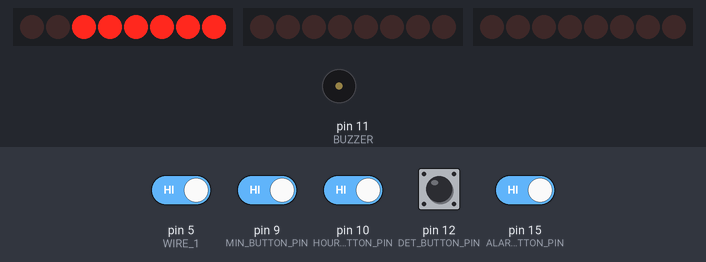
A sketch run on a simulated Arduino Uno, built with avr-gcc and run on an emulated ATmega328P. Parts: 3 × 8 shift-register outputs drawn as a row of LEDs (first output left, lit = HIGH), buzzer (waves = sounding). Wiring (inferred from the names in the program): 3 × shift register (74HC595): data pin 4, shift clock pin 2, latch pin 3 / data pin 17, shift clock pin 19 / data pin 18, shift clock pin 16. Wiring (inferred from the signals the program sends): 3 × row of LEDs: on Q0, Q1, Q2, Q3, Q4, Q5, Q6, Q7 / on Q0, Q1, Q2, Q3, Q4, Q5, Q6, Q7 / on Q0, Q1, Q2, Q3, Q4, Q5, Q6, Q7. Inputs (shaded band) come from the test bench; at power-on: pin 5 (WIRE_1), pin 9 (MIN_BUTTON_PIN), pin 10 (HOUR_BUTTON_PIN), pin 12 (DET_BUTTON_PIN), pin 15 (ALARM_BUTTON_PIN) HIGH. Random numbers use the default seed unless the sketch sets one; EEPROM starts erased.

Above: at 1.2 s.
1.3 s: pin 12 (DET_BUTTON_PIN) pulled LOW for 0.15 s
At 1.71 s:
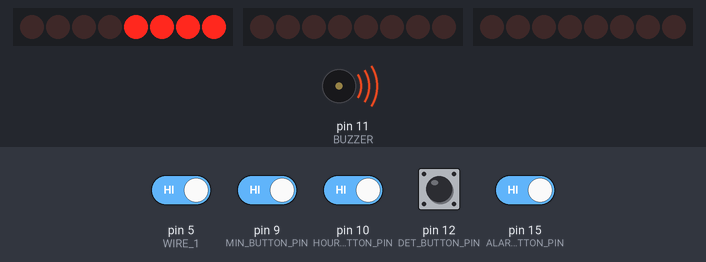
2.0 s: pin 5 (WIRE_1) driven LOW and pin 9 (MIN_BUTTON_PIN) driven LOW and pin 10 (HOUR_BUTTON_PIN) driven LOW and pin 12 (DET_BUTTON_PIN) driven LOW and pin 15 (ALARM_BUTTON_PIN) driven LOW
At 4.4 s:
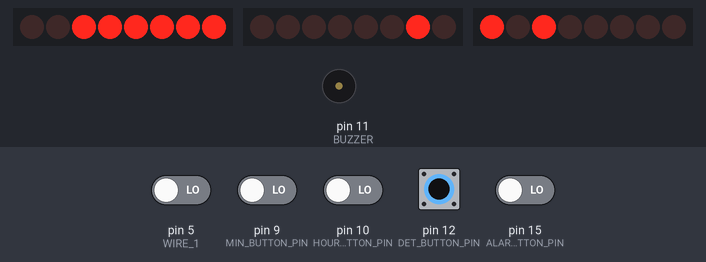
4.5 s: pin 10 (HOUR_BUTTON_PIN) driven HIGH
At 5.81 s:
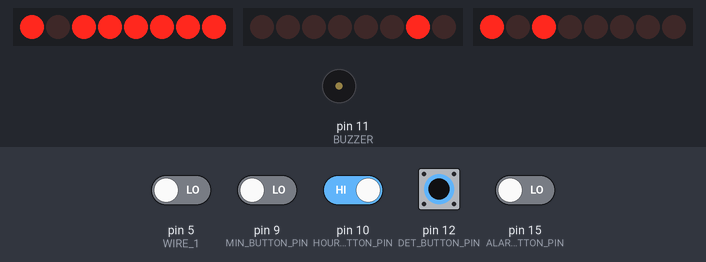
7.5 s: pin 10 (HOUR_BUTTON_PIN) driven LOW
At 10.1 s:
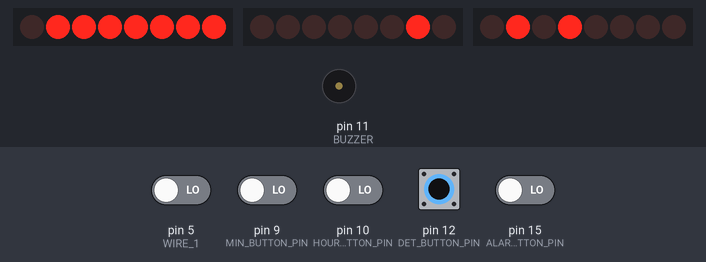
10.5 s: pin 15 (ALARM_BUTTON_PIN) driven HIGH
At 12.71 s:
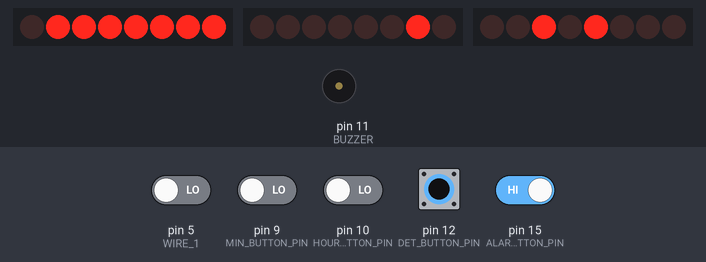
12.8 s: pin 9 (MIN_BUTTON_PIN) driven HIGH
At 13.03 s:
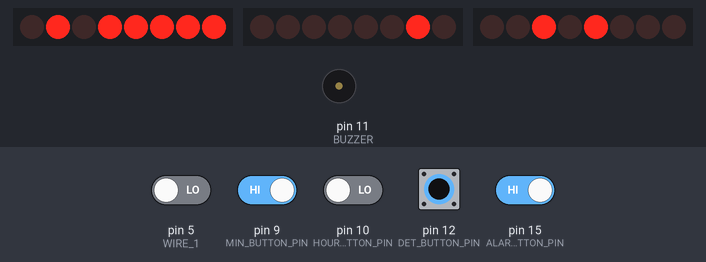
Timing chart, 0 to 16.8 s (numbered marks = the images above; inputs shaded):
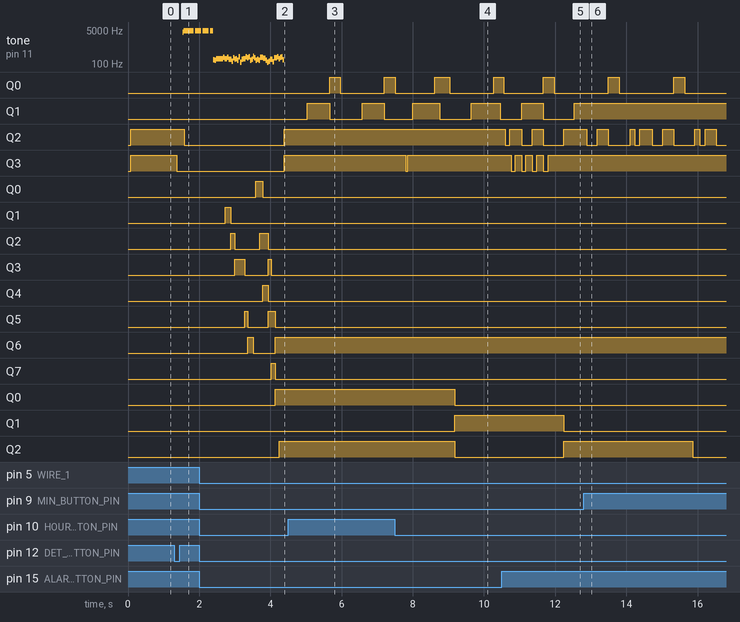

The sketch:

DefusableClock_modded.ino
```cpp
// (licence header left out)
/*
  Modificado por ericmelvin10 (Adrian Aceituno) en 2015 para una partida de ROL-paintball.
  El diseño inicial de nootropic permitia desactivar la bomba cortando tan solo un cable, que era elegido de forma aleatoria.
  En mi diseño, hay que cortar los cables en un orden determinado para desactivarla.

*/


#include <EEPROM.h>

#define CLOCK 2
#define LATCH 3


#define DATA 4
#define COLON 13
#define MIN_BUTTON 0
#define HOUR_BUTTON 1
#define DET_BUTTON 2
#define ALARM_BUTTON 3
#define MIN_BUTTON_PIN 9
#define HOUR_BUTTON_PIN 10
#define DET_BUTTON_PIN 12
#define ALARM_BUTTON_PIN 15
#define LED_PM 16
#define LED_ALARM 17
#define LED_TOP 18
#define LED_DET 19
#define BUZZER 11
#define TRIGGER 14
#define WIRE_1 5
#define WIRE_2 6
#define WIRE_3 7
#define WIRE_4 8
#define TIMER1_SECOND_START 49910
//#define DEFAULT_COUNTDOWN_DURATION 10
#define DEFAULT_COUNTDOWN_DURATION 1200 //(20 minutos)
#define TRIGGER_DURATION_MS 10000
#define SNOOZE_MINUTES 9
#define ALARM_OFF 0
#define ALARM_ON 1
#define ALARM_DET 2
#define EEPROM_MAGIC_NUMBER 0xbad0

volatile byte hours = 12;
volatile byte minutes = 0;
volatile byte seconds = 0;
volatile boolean pm = false;
volatile unsigned int countdownDuration = DEFAULT_COUNTDOWN_DURATION;
volatile unsigned int countdownSeconds = DEFAULT_COUNTDOWN_DURATION;
unsigned int defaultCountdownSeconds;
boolean detPressed = false;
boolean displayZeros = false;
volatile boolean ticked = false;
boolean displayCountdown = false;
boolean countdownRunning = false;
boolean isDefused = false;
boolean silent = false;

byte buttonPins[4] = {MIN_BUTTON_PIN, HOUR_BUTTON_PIN, DET_BUTTON_PIN, ALARM_BUTTON_PIN};
byte buttonState[4] = {HIGH, HIGH, HIGH, HIGH};
unsigned long buttonChange[4] = {0L, 0L, 0L, 0L};

byte alarmHours = 12;
byte alarmMinutes = 0;
boolean alarmpm = false;
byte alarmMode = ALARM_OFF;
volatile boolean alarmRinging = false;
boolean displayAlarmTime = false;
// Set to true if you want the PM LED on during PM hours.  I think it's too bright and
// annoying, so I'm setting this to false by default.
boolean usePMIndicator = false;

byte snoozeHours = 12;
byte snoozeMinutes = 0;
byte snoozepm = false;
boolean snoozeActivated = false;

boolean blank = false;

volatile byte currentDigit = 0;

void setup() {

  pinMode(CLOCK, OUTPUT);
  pinMode(LATCH, OUTPUT);
  pinMode(DATA, OUTPUT);
  pinMode(COLON, OUTPUT);
  digitalWrite(COLON, LOW);

  pinMode(LED_PM, OUTPUT);
  pinMode(LED_ALARM, OUTPUT);
  pinMode(LED_TOP, OUTPUT);
  pinMode(LED_DET, OUTPUT);
  pinMode(BUZZER, OUTPUT);
  pinMode(TRIGGER, OUTPUT);

  pinMode(HOUR_BUTTON_PIN, INPUT);
  pinMode(MIN_BUTTON_PIN, INPUT);
  pinMode(ALARM_BUTTON_PIN, INPUT);
  pinMode(DET_BUTTON_PIN, INPUT);
  pinMode(WIRE_1, INPUT);
  pinMode(WIRE_2, INPUT);
  pinMode(WIRE_3, INPUT);
  pinMode(WIRE_4, INPUT);

  digitalWrite(HOUR_BUTTON_PIN, HIGH);
  digitalWrite(MIN_BUTTON_PIN, HIGH);
  digitalWrite(ALARM_BUTTON_PIN, HIGH);
  digitalWrite(DET_BUTTON_PIN, HIGH);
  digitalWrite(WIRE_1, HIGH);
  digitalWrite(WIRE_2, HIGH);
  digitalWrite(WIRE_3, HIGH);
  digitalWrite(WIRE_4, HIGH);

  // Read data from EEPROM
  // User can hold HOUR and MIN buttons to skip EEPROM read (factory reset procedure).
  if (EEPROMValid() && (!((buttonPressed(HOUR_BUTTON)) && (buttonPressed(MIN_BUTTON))))) {
    hours = EEPROM.read(2);
    minutes = EEPROM.read(3);
    seconds = EEPROM.read(4);
    pm = EEPROM.read(5);
    alarmHours = EEPROM.read(6);
    alarmMinutes = EEPROM.read(7);
    alarmpm = EEPROM.read(8);
    alarmMode = EEPROM.read(9);
    defaultCountdownSeconds = EEPROM.read(10);
    defaultCountdownSeconds = defaultCountdownSeconds << 8;
    defaultCountdownSeconds |= EEPROM.read(11);
    if (defaultCountdownSeconds > 5999) {
      // guard against bad data
      defaultCountdownSeconds = DEFAULT_COUNTDOWN_DURATION;
    }
  } else {
    hours = 12;
    minutes = 0;
    seconds = 0;
    alarmHours = 12;
    alarmMinutes = 0;
    pm = false;
    alarmpm = false;
    alarmMode = ALARM_OFF;
    defaultCountdownSeconds = DEFAULT_COUNTDOWN_DURATION;
    writeEEPROM();
  }


  // Initialize timers.
  // Timer1 is used to keep the clock time
  // Timer2 is used for the display multiplexing

  // Disable the timer overflow interrupt
  TIMSK2 &= ~(1 << TOIE2);

  // Set timer2 to normal mode
  TCCR2A &= ~((1 << WGM21) | (1 << WGM20));
  TCCR2B &= ~(1 << WGM22);

  // Use internal I/O clock
  ASSR &= ~(1 << AS2);

  // Disable compare match interrupt
  TIMSK2 &= ~(1 << OCIE2A);

  // Prescalar is clock divided by 128
  TCCR2B |= (1 << CS22);
  TCCR2B &= ~(1 << CS21);
  TCCR2B |= (1 << CS20);

  // Start the counting at 0
  TCNT2 = 0;

  // Enable the timer2 overflow interrupt
  TIMSK2 |= (1 << TOIE2);


  // init timer1
  // set prescaler to 1024
  TIMSK1 &= ~(1<<TOIE1);
  TCCR1A = 0;
  TCCR1B = (1<<CS12) | (1<<CS10);
  TIMSK1 |= (1<<TOIE1);
  // With prescalar of 1024, TCNT1 increments 15,625 times per second
  // 65535 - 15625 = 49910
  TCNT1 = TIMER1_SECOND_START;

  randomSeed(analogRead(0));

  if (buttonPressed(DET_BUTTON)) {
    // enable silent mode for testing
    beep(3500, 50);
    silent = true;
    while (buttonPressed(DET_BUTTON)); // wait for release
  }

  while ((buttonPressed(HOUR_BUTTON)) || (buttonPressed(MIN_BUTTON))); // wait for release of factory reset procedure

}

void loop() {

  delay(10); // this helps with button debouncing

  if (ticked) {
    ticked = false;
    writeEEPROM();
  }

  if (alarmRinging) {
    if (alarmMode == ALARM_ON) {
      ringAlarm();
    }
    if (alarmMode == ALARM_DET) {
      for(int i=0;i<4;i++) {
	beep(3900, 250, false);
	delay(250);
      }
      displayCountdown = true;
      countdownSeconds = defaultCountdownSeconds;
      countdown();
      alarmRinging = false;
    }
  }

  // check input
  if ((buttonPressed(ALARM_BUTTON)) && (!displayCountdown)) {
    displayAlarmTime = true;
    if (alarmpm) {
      digitalWrite(LED_PM, HIGH);
    } else {
      digitalWrite(LED_PM, LOW);
    }
    if (alarmMode == ALARM_OFF) {
      digitalWrite(LED_ALARM, LOW);
      digitalWrite(LED_DET, LOW);
    } else {
      digitalWrite(LED_ALARM, HIGH);
      if (alarmMode == ALARM_DET) {
	digitalWrite(LED_DET, HIGH);
      } else {
	digitalWrite(LED_DET, LOW);
      }
    }
  } else {
    displayAlarmTime = false;
    digitalWrite(LED_ALARM, LOW);
    digitalWrite(LED_DET, LOW);
  }

  if (buttonPressedNew(HOUR_BUTTON) || buttonHeld(HOUR_BUTTON, 150)) {
    if ((!displayAlarmTime) && (!displayCountdown)) {
      hours++;
      if (hours == 12) {
	pm = !pm;
      }
      if (hours == 13) {
	hours = 1;
      }
      if (pm) {
	digitalWrite(LED_PM, HIGH);
      } else {
	digitalWrite(LED_PM, LOW);
      }
    }
    if (displayAlarmTime) {
      // setting the alarm
      alarmHours++;
      if (alarmHours == 12) {
	alarmpm = !alarmpm;
      }
      if (alarmHours == 13) {
	alarmHours = 1;
      }
      if (alarmpm) {
	digitalWrite(LED_PM, HIGH);
      } else {
	digitalWrite(LED_PM, LOW);
      }
      snoozeHours = alarmHours;
      snoozeMinutes = alarmMinutes;
      snoozepm = alarmpm;
    }
    if (displayCountdown) {
      if (!buttonPressed(ALARM_BUTTON)) {
	if (countdownSeconds < 5940) {
	  countdownSeconds += 60;
	  countdownDuration += 60;
	}
      } else {
	if (countdownSeconds >= 60 ) {
	  countdownSeconds -= 60;
	  countdownDuration -= 60;
	}
      }
    }
  } else {
    if ((!displayAlarmTime) && (!buttonPressed(HOUR_BUTTON))) {
      if ((pm) && (usePMIndicator)) {
	digitalWrite(LED_PM, HIGH);
      } else {
	digitalWrite(LED_PM, LOW);
      }
    }
  }

  if (buttonPressedNew(MIN_BUTTON) || buttonHeld(MIN_BUTTON, 150)) {
    if ((!displayAlarmTime) && (!displayCountdown)) {
      minutes++;
      if (minutes == 60) {
	minutes = 0;
      }
      seconds = 0;
      TCNT1 = TIMER1_SECOND_START;
    }
    if (displayAlarmTime) {
      // setting the alarm
      alarmMinutes++;
      if (alarmMinutes == 60) {
	alarmMinutes = 0;
      }
      snoozeHours = alarmHours;
      snoozeMinutes = alarmMinutes;
      snoozepm = alarmpm;
    }
    if (displayCountdown) {
      if (!buttonPressed(ALARM_BUTTON)) {
	if (countdownSeconds < 5999) {
	  countdownSeconds++;
	  countdownDuration++;
	}
      } else {
	if (countdownSeconds > 0) {
	  countdownSeconds--;
	  countdownDuration--;
	}
      }
    }
  }

  if (buttonPressedNew(DET_BUTTON)) {
    if (displayAlarmTime) {
      alarmMode++;
      if (alarmMode > ALARM_DET) {
	alarmMode = ALARM_OFF;
      }
      if (alarmMode == ALARM_OFF) {
	snoozeActivated = false;
      }
      return;
    }
    if ((displayZeros) || (isDefused)) {
      isDefused = false;
      displayZeros = false;
      displayCountdown = false;
      return;
    }
    // The DET button has been pressed but not released yet.
    detPressed = true;
    countdownSeconds = defaultCountdownSeconds;
    displayCountdown = true;
  }

  if (!buttonPressed(DET_BUTTON)) {
    if (detPressed) {
      detPressed = false;
      defaultCountdownSeconds = countdownSeconds;
      writeEEPROM();
      countdown();
    }
  }

}

void ringAlarm() {
  int frequency = 3900;
  int duration = 250;  // each beep is .25s
  int us = 1000000 / frequency / 2;
  int toneLoopCount = (duration * ((float)frequency/1000.0));
  int pauseLoopCount = 20000;

  while (alarmRinging) {
    for(int i=0;i<toneLoopCount;i++) {
      PORTB |= (1 << 3);
      if (buttonPressed(ALARM_BUTTON)) {
	alarmRinging = false;
	snoozeActivated = false;
	break;
      }
      delayMicroseconds(us);
      PORTB &= ~(1 << 3);
      if (buttonPressed(DET_BUTTON)) {
	alarmRinging = false;
	snooze();
	break;
      }
      delayMicroseconds(us);
    }

    for(int i=0;i<pauseLoopCount;i++) {
      if (buttonPressed(ALARM_BUTTON)) {
	alarmRinging = false;
	snoozeActivated = false;
	break;
      }
      if (buttonPressed(DET_BUTTON)) {
	alarmRinging = false;
	snooze();
	break;
      }
    }
  } // while (alarmRinging)
}

void snooze() {
  snoozeActivated = true;

  // set the snooze time to current time plus 9 minutes
  snoozeHours = hours;
  snoozepm = pm;
  snoozeMinutes = minutes + SNOOZE_MINUTES;
  if (snoozeMinutes >= 60) {
    snoozeMinutes -= 60;
    snoozeHours++;
    if (snoozeHours == 12) {
      snoozepm = !snoozepm;
    }
    if (snoozeHours == 13) {
      snoozeHours = 1;
    }
  }
}

void countdown() {
  int ledCounter = 0;
  int ledCounterThreshold = 100000;
  byte ledCurrentState = HIGH;
  byte defusePin;
  byte defusePin2;
  byte defusePin3;
  byte detPin;
  boolean defused = false;
  countdownRunning = true;
  int fractionalSecond;
  int DetState;


  // assign random pins
  /*defusePin = random(WIRE_1, (WIRE_4+1));
  detPin = defusePin;
  while (detPin == defusePin) {
    detPin = random(WIRE_1, (WIRE_4+1));
  }*/

  //asignamos los cables
  defusePin = WIRE_2;
  defusePin2 = WIRE_4;
  defusePin3 = WIRE_3;
  detPin = WIRE_1;
  DetState = 0;


  //defusePin = WIRE_2;   //defuse wire
  //detPin = WIRE_1;      //detonation wire


  digitalWrite(LED_PM, LOW); // turn off the PM LED

  // Keep track of how far we are into the current
  // second so we can correct later.
  fractionalSecond = TCNT1 - TIMER1_SECOND_START;

  // Reset back to the last second boundary so we can start the countdown
  // immediately and so that the first second isn't truncated
  TCNT1 = TIMER1_SECOND_START;

  beep(3800, 30);
  digitalWrite(LED_DET, ledCurrentState);
  while ((countdownSeconds > 0) && (!defused))  {
    for(int i=0;i<10000;i++) {
      // get input

      if (digitalRead(detPin) == HIGH) {
	      countdownSeconds = 0;
	      break;
      }
      //si corta el pin 2 entra en modo secuencia
      /*if (digitalRead(defusePin) == HIGH) {
        defused = true;
      break;
      }*/
      if ((digitalRead(defusePin) == HIGH) && (DetState == 0))
      {
        DetState++;
        beep(4200, 30);

      }
      if ((digitalRead(defusePin2) == HIGH) && (DetState < 1))
      {
        countdownSeconds = 0;
      }
      else if ((digitalRead(defusePin2) == HIGH) && (DetState == 1))
      {
        DetState++;
        beep(4200, 30);
      }
       if ((digitalRead(defusePin3) == HIGH) && (DetState < 2))
      {
        countdownSeconds = 0;
      }
      else if ((digitalRead(defusePin3) == HIGH) && (DetState == 2))
      {
        defused = true;
      }
    }
    delay(20);
    if (ledCounter++ > ledCounterThreshold) {
      ledCounter = 0;
      if (ledCurrentState == HIGH) {
	ledCurrentState = LOW;
      } else {
	ledCurrentState = HIGH;
      }
      digitalWrite(LED_DET, ledCurrentState);
    }
  }
  digitalWrite(LED_DET, LOW);
  countdownRunning = false;
  if (!defused) {
    detonate();
  } else {
    beep(4500, 80);
    isDefused = true;
    delay(2000);
  }

  // Now to keep the time accurate, add back in the fractional
  // second that we took off when we started the countdown sequence.
  // Wait until we can add it back to TCNT1 without overflowing.
  while (TCNT1 >= (65535 - fractionalSecond));
  TCNT1 += fractionalSecond;
}

void detonate() {
  for(int i=0;i<8;i++) {
    digitalWrite(LED_DET, HIGH);
    beep(5000, 50, false);
    delay(25);
    digitalWrite(LED_DET, LOW);
    delay(25);
  }

  blank = true;

  unsigned long triggerStart = millis();
  unsigned long triggerStop = triggerStart + TRIGGER_DURATION_MS;
  digitalWrite(TRIGGER, HIGH);

  for(int i=0;i<50;i++) {
    if (millis() >= triggerStop) {
      digitalWrite(TRIGGER, LOW);
    }
    digitalWrite(random(LED_PM, LED_DET+1), HIGH);
    digitalWrite(random(LED_PM, LED_DET+1), HIGH);
    for(int j=0;j<5;j++) {
      beep(random(100, 300), 10);
    }
    for(int led=LED_PM;led<=LED_DET;led++) {
      digitalWrite(led, LOW);
    }
  }

  displayCountdown = false;
  blank = false;
  displayZeros = true;

  while (millis() < triggerStop) {
    if (buttonPressedNew(DET_BUTTON)) {
      displayZeros = false;
      break;
    }
  }

  digitalWrite(TRIGGER, LOW);
}

// return true if the button is pressed.
boolean buttonPressed(byte button) {
  if (digitalRead(buttonPins[button]) == LOW) {
    // the button is currently pressed
    if (buttonState[button] == HIGH) {
      // if the button was not pressed before, update the state.
      buttonChange[button] = millis();
      buttonState[button] = LOW;
    }
    return true;
  } else {
    // The button is currently not pressed
    if (buttonState[button] == LOW) {
      // if the button was pressed before, update the state.
      buttonChange[button] = millis();
      buttonState[button] = HIGH;
    }
    return false;
  }
}

// return true if the button is pressed and it is a new press (not held)
boolean buttonPressedNew(byte button) {
  if (digitalRead(buttonPins[button]) == LOW) {
    // The button is currently pressed
    if (buttonState[button] == HIGH) {
      // This is a new press.
      buttonChange[button] = millis();
      buttonState[button] = LOW;
      return true;
    }
    // This is not a new press.
    return false;
  } else {
    // The button is currently not pressed
    if (buttonState[button] == LOW) {
      buttonChange[button] = millis();
      buttonState[button] = HIGH;
    }
    return false;
  }
}

// return true if the button is pressed and has been held for at least n milliseconds
boolean buttonHeld(byte button, int n) {
  if (digitalRead(buttonPins[button]) == LOW) {
    // the button is currently pressed
    if (buttonState[button] == HIGH) {
      // if the button was not pressed before, update the state and return false.
      buttonChange[button] = millis();
      buttonState[button] = LOW;
      return false;
    }
    if ((millis() - buttonChange[button]) >= n) {
      // the button has been pressed for over n milliseconds.
      // update the state change time even though the state hasn't changed.
      // we update the state change time so we can start the counting over
      buttonChange[button] = millis();
      return true;
    }
    // The button is being held, but has not been held for longer than n milliseconds.
    return false;
  } else {
    // The button is currently not pressed
    if (buttonState[button] == LOW) {
      // if the button was pressed before, update the state.
      buttonChange[button] = millis();
      buttonState[button] = HIGH;
    }
    return false;
  }
}

void beep(int frequency, int duration) {
  beep(frequency, duration, true);
}

void beep(int frequency, int duration, boolean disableDisplayInterrupt) {
  int us = 1000000 / frequency / 2;
  int loopCount = (duration * ((float)frequency/1000.0));
  if (disableDisplayInterrupt) {
    TIMSK2 &= ~(1 << TOIE2);
  }
  for(int i=0;i<loopCount;i++) {
    if (!silent) PORTB |= (1 << 3);
    delayMicroseconds(us);
    if (!silent) PORTB &= ~(1 << 3);
    delayMicroseconds(us);
  }
  TIMSK2 |= (1 << TOIE2);
}

void writeEEPROM() {
  setEEPROMValid();
  EEPROM.write(2, hours);
  EEPROM.write(3, minutes);
  EEPROM.write(4, seconds);
  EEPROM.write(5, pm);
  EEPROM.write(6, alarmHours);
  EEPROM.write(7, alarmMinutes);
  EEPROM.write(8, alarmpm);
  EEPROM.write(9, alarmMode);
  EEPROM.write(10, (defaultCountdownSeconds >> 8));
  EEPROM.write(11, (defaultCountdownSeconds & 0xFF));
}

boolean EEPROMValid() {
  // determine if the EEPROM has ever been written by this firmware
  // so we can determine if the values can be trusted
  unsigned int magic = EEPROM.read(0);
  magic = magic << 8;
  magic |= EEPROM.read(1);
  return (magic == EEPROM_MAGIC_NUMBER);
}

void setEEPROMValid() {
  EEPROM.write(0, EEPROM_MAGIC_NUMBER >> 8);
  EEPROM.write(1, (EEPROM_MAGIC_NUMBER & 0xFF));
}

// This is the display interrupt to implement multiplexing of the digits.
ISR(TIMER2_OVF_vect) {
  byte nDigits = 4;
  byte data;
  byte digitValue;
  byte displayHours, displayMinutes;

  TCNT2 = 0;

  displayHours = hours;
  displayMinutes = minutes;
  if (displayAlarmTime) {
    displayHours = alarmHours;
    displayMinutes = alarmMinutes;
  }
  if (displayCountdown) {
    displayHours = countdownSeconds / 60;
    displayMinutes = countdownSeconds % 60;
  }
  if (displayZeros) {
    displayHours = 0;
    displayMinutes = 0;
  }

  if ((displayHours < 10) && (!displayCountdown) && (!displayZeros)) {
    nDigits = 3;
  }


  if (++currentDigit > (nDigits-1)) {
    currentDigit = 0;
  }

  switch (currentDigit) {
  case 0:
    digitValue = displayMinutes % 10;
    break;
  case 1:
      digitValue = displayMinutes / 10;
    break;
  case 2:
    digitValue = displayHours % 10;
    break;
  case 3:
    digitValue = displayHours / 10;
    break;
  }

  // Upper 4 bits of data are the value for the current digit.
  // They are loaded into shift register outputs QA-QD
  data = (digitValue << 4);

  // Lower 4 bits 3-0 represent which digit to turn on.
  // 3 is most significant digit, 0 is least
  // They are loaded into shift register outputs QE-QH
  // Digit transistors are active low, so set them all high
  data |= 0x0F;

  if (!blank) {
    // now turn off the bit for digit we want illuminated.
    data &= ~(1 << currentDigit);
  }

  digitalWrite(LATCH, LOW);
  shiftOut(DATA, CLOCK, LSBFIRST, data);
  digitalWrite(LATCH, HIGH);
}


// Timer 1 interrupt.  This executes every second.
ISR(TIMER1_OVF_vect) {
  TCNT1 = TIMER1_SECOND_START;

  ticked = true;
  seconds++;
  if (seconds == 60) {
    seconds = 0;
    minutes++;
    if (minutes == 60) {
      minutes = 0;
      hours++;
      if (hours == 12) {
	pm = !pm;
      }
      if (hours == 13) {
	hours = 1;
      }
    }
  }

  if ((!countdownRunning) && (alarmMode != ALARM_OFF)) {
    if ((alarmHours == hours) && (alarmMinutes == minutes) && (seconds == 0) && (alarmpm == pm)) {
      alarmRinging = true;
    }
    if ((snoozeActivated) && (snoozeHours == hours) && (snoozeMinutes == minutes) && (seconds == 0) && (snoozepm == pm)) {
      alarmRinging = true;
    }
  }

  if ((countdownRunning) && (countdownSeconds > 0)) {
    if (countdownSeconds <= 10)
    {
      beep(4200, 30);
      }
    else{
    beep(3800, 30);
    }
    countdownSeconds--;
  }
}
```

Measured:
- after the input at 1.3 s, tone on pin 11 (BUZZER): silent → 3804 Hz after 0.23 s, → 4614 Hz 0.04 s later, → silent 0.28 s later, → 4610 Hz 0.04 s later; Q2: HIGH → LOW after 0.28 s; Q3: HIGH → LOW after 0.06 s
